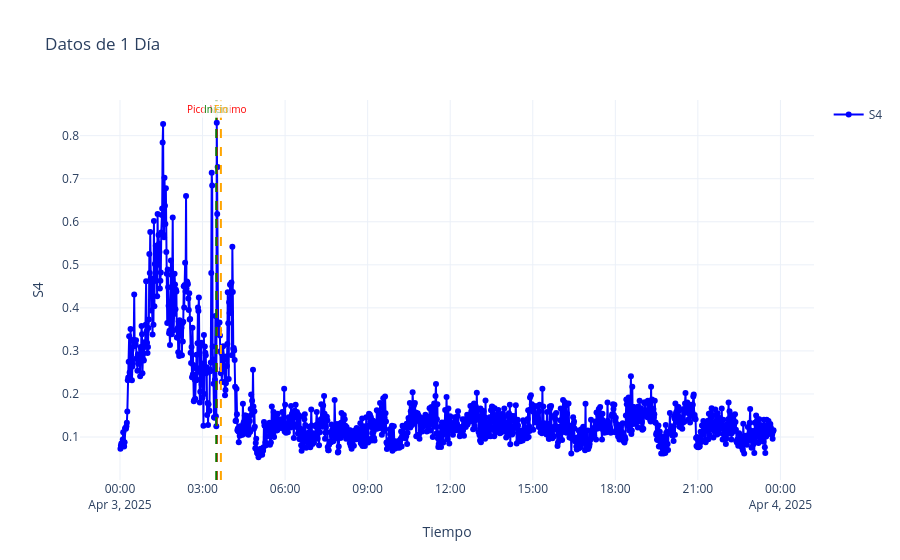

This figure's notebook cell:
### Code cell
from datetime import timedelta

hoy = pd.to_datetime("2025-04-03")
# 1 día de datos
inicio_dia = hoy
fin_dia = hoy + timedelta(days=1)
detectarEventosPlotly(df_max_s4, inicio_dia, fin_dia, 'Datos de 1 Día')

### Figure 1 — Plotly figure (JSON) as saved in the notebook; plotly's stock layout.template omitted (floating-point values rounded to 4 significant figures; data arrays with more than 128 entries replaced by an {"elided": "..."} marker saying what was removed)
{"data": [{"line": {"color": "blue"}, "mode": "lines+markers", "name": "S4", "type": "scatter", "x": {"elided": "1425 str values"}, "y": {"elided": "1425 float values"}}], "layout": {"annotations": [{"align": "center", "bgcolor": "rgba(255,255,255,0.6)", "font": {"color": "red", "size": 10}, "showarrow": false, "text": "Pico Máximo", "x": "2025-04-03T03:31:00", "y": 1, "yref": "paper"}, {"align": "center", "bgcolor": "rgba(255,255,255,0.6)", "font": {"color": "green", "size": 10}, "showarrow": false, "text": "Inicio", "x": "2025-04-03T03:30:00", "y": 1, "yref": "paper"}, {"align": "center", "bgcolor": "rgba(255,255,255,0.6)", "font": {"color": "orange", "size": 10}, "showarrow": false, "text": "Fin", "x": "2025-04-03T03:40:00", "y": 1, "yref": "paper"}], "autosize": true, "shapes": [{"line": {"color": "red", "dash": "dash", "width": 2}, "type": "line", "x0": "2025-04-03T03:31:00", "x1": "2025-04-03T03:31:00", "xref": "x", "y0": 0, "y1": 1, "yref": "paper"}, {"line": {"color": "green", "dash": "dash", "width": 2}, "type": "line", "x0": "2025-04-03T03:30:00", "x1": "2025-04-03T03:30:00", "xref": "x", "y0": 0, "y1": 1, "yref": "paper"}, {"line": {"color": "orange", "dash": "dash", "width": 2}, "type": "line", "x0": "2025-04-03T03:40:00", "x1": "2025-04-03T03:40:00", "xref": "x", "y0": 0, "y1": 1, "yref": "paper"}], "showlegend": true, "title": {"text": "Datos de 1 Día"}, "xaxis": {"autorange": true, "range": ["2025-04-02 22:34:46.4748", "2025-04-04 01:11:13.5252"], "title": {"text": "Tiempo"}, "type": "date"}, "yaxis": {"autorange": true, "range": [-0.01112, 0.8941], "title": {"text": "S4"}, "type": "linear"}}}
